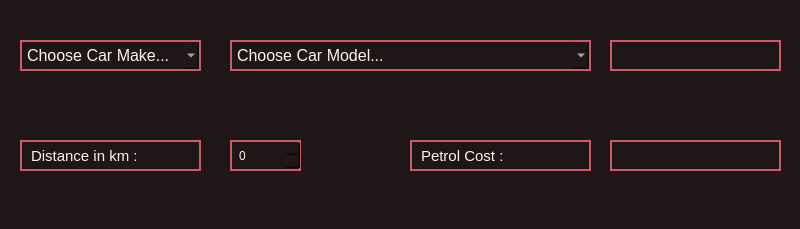
<?xml version="1.0" encoding="UTF-8"?>
<ui version="4.0">
 <class>MainWindow</class>
 <widget class="QMainWindow" name="MainWindow">
  <property name="geometry">
   <rect>
    <x>0</x>
    <y>0</y>
    <width>800</width>
    <height>229</height>
   </rect>
  </property>
  <property name="focusPolicy">
   <enum>Qt::NoFocus</enum>
  </property>
  <property name="windowTitle">
   <string>Petrol Cost Calculator</string>
  </property>
  <property name="styleSheet">
   <string notr="true">background-color: rgb(31, 23, 23);</string>
  </property>
  <widget class="QWidget" name="centralwidget">
   <widget class="QComboBox" name="cBcarmake">
    <property name="geometry">
     <rect>
      <x>20</x>
      <y>40</y>
      <width>181</width>
      <height>31</height>
     </rect>
    </property>
    <property name="font">
     <font>
      <pointsize>12</pointsize>
     </font>
    </property>
    <property name="cursor">
     <cursorShape>PointingHandCursor</cursorShape>
    </property>
    <property name="autoFillBackground">
     <bool>false</bool>
    </property>
    <property name="styleSheet">
     <string notr="true">QComboBox
{
background-color:rgb(31, 23, 23);
color: rgb(252, 245, 237);
border: 2px solid rgb(206, 90, 103);
padding-Left: 5px;
}

QComboBox::placeholder {
    color: rgb(252, 245, 237); 
	font: italic 14pt &quot;Segoe UI&quot;;
}

QComboBox::down-arrow 
{
    image: url(:/resources/images/DownArrow.png);
}

QComboBox QAbstractItemView
{
background-color:rgb(31, 23, 23);
color: rgb(252, 245, 237);
border: 2px solid rgb(206, 90, 103);
padding: 3px;
}
</string>
    </property>
    <property name="currentText">
     <string/>
    </property>
    <property name="placeholderText">
     <string>Choose Car Make...</string>
    </property>
   </widget>
   <widget class="QComboBox" name="cBcarmodel">
    <property name="geometry">
     <rect>
      <x>230</x>
      <y>40</y>
      <width>361</width>
      <height>31</height>
     </rect>
    </property>
    <property name="font">
     <font>
      <pointsize>12</pointsize>
     </font>
    </property>
    <property name="cursor">
     <cursorShape>PointingHandCursor</cursorShape>
    </property>
    <property name="autoFillBackground">
     <bool>false</bool>
    </property>
    <property name="styleSheet">
     <string notr="true">QComboBox
{
background-color:rgb(31, 23, 23);
color: rgb(252, 245, 237);
border: 2px solid rgb(206, 90, 103);
padding-Left: 5px;
}

QComboBox::placeholder {
    color: rgb(252, 245, 237); 
	font: italic 14pt &quot;Segoe UI&quot;;
}

QComboBox::down-arrow 
{
    image: url(:/resources/images/DownArrow.png);
}

QComboBox QAbstractItemView
{
background-color:rgb(31, 23, 23);
color: rgb(252, 245, 237);
border: 2px solid rgb(206, 90, 103);
padding: 3px;
}
</string>
    </property>
    <property name="currentText">
     <string/>
    </property>
    <property name="placeholderText">
     <string>Choose Car Model...</string>
    </property>
   </widget>
   <widget class="QLabel" name="lblFuelType">
    <property name="geometry">
     <rect>
      <x>610</x>
      <y>40</y>
      <width>171</width>
      <height>31</height>
     </rect>
    </property>
    <property name="font">
     <font>
      <pointsize>11</pointsize>
     </font>
    </property>
    <property name="styleSheet">
     <string notr="true">background-color:rgb(31, 23, 23);
color: rgb(252, 245, 237);
border: 2px solid rgb(206, 90, 103);
padding-Left: 5px;</string>
    </property>
    <property name="text">
     <string/>
    </property>
   </widget>
   <widget class="QSpinBox" name="sBdistance">
    <property name="geometry">
     <rect>
      <x>230</x>
      <y>140</y>
      <width>71</width>
      <height>31</height>
     </rect>
    </property>
    <property name="focusPolicy">
     <enum>Qt::ClickFocus</enum>
    </property>
    <property name="styleSheet">
     <string notr="true">QSpinBox {
    background-color: rgb(31, 23, 23);
    color: rgb(252, 245, 237);
    border: 2px solid rgb(206, 90, 103);
    padding-left: 5px;
    selection-background-color: transparent;  /* Remove selection background */
    selection-color: rgb(252, 245, 237);;  /* Set selection text color if needed */
}

QSpinBox::up-button {
    image: url(:/resources/images/UpArrow.png);
}

QSpinBox::down-button {
    image: url(:/resources/images/DownArrow.png);
}

QSpinBox::up-arrow, QSpinBox::down-arrow {
    border: 0;
}

QSpinBox::down-arrow:focus, QSpinBox::up-arrow:focus,
QSpinBox::down-button:focus, QSpinBox::up-button:focus {
    outline: none;  /* Remove focus border on buttons and arrows */
}

QSpinBox:focus {
    border: 2px solid rgb(206, 90, 103);  /* Maintain the red border on focus */
}</string>
    </property>
    <property name="readOnly">
     <bool>false</bool>
    </property>
    <property name="maximum">
     <number>999999999</number>
    </property>
   </widget>
   <widget class="QLabel" name="lblDistance">
    <property name="geometry">
     <rect>
      <x>20</x>
      <y>140</y>
      <width>181</width>
      <height>31</height>
     </rect>
    </property>
    <property name="font">
     <font>
      <pointsize>11</pointsize>
     </font>
    </property>
    <property name="styleSheet">
     <string notr="true">background-color:rgb(31, 23, 23);
color: rgb(252, 245, 237);
border: 2px solid rgb(206, 90, 103);
padding-Left: 5px;</string>
    </property>
    <property name="text">
     <string>Distance in km :</string>
    </property>
   </widget>
   <widget class="QLabel" name="lblPcost">
    <property name="geometry">
     <rect>
      <x>410</x>
      <y>140</y>
      <width>181</width>
      <height>31</height>
     </rect>
    </property>
    <property name="font">
     <font>
      <pointsize>11</pointsize>
     </font>
    </property>
    <property name="styleSheet">
     <string notr="true">background-color:rgb(31, 23, 23);
color: rgb(252, 245, 237);
border: 2px solid rgb(206, 90, 103);
padding-Left: 5px;</string>
    </property>
    <property name="text">
     <string>Petrol Cost :</string>
    </property>
   </widget>
   <widget class="QLabel" name="lblPcostOutput">
    <property name="geometry">
     <rect>
      <x>610</x>
      <y>140</y>
      <width>171</width>
      <height>31</height>
     </rect>
    </property>
    <property name="font">
     <font>
      <pointsize>11</pointsize>
     </font>
    </property>
    <property name="styleSheet">
     <string notr="true">background-color:rgb(31, 23, 23);
color: rgb(252, 245, 237);
border: 2px solid rgb(206, 90, 103);
padding-Left: 5px;</string>
    </property>
    <property name="text">
     <string/>
    </property>
   </widget>
  </widget>
  <widget class="QStatusBar" name="statusbar"/>
 </widget>
 <resources/>
 <connections/>
</ui>
